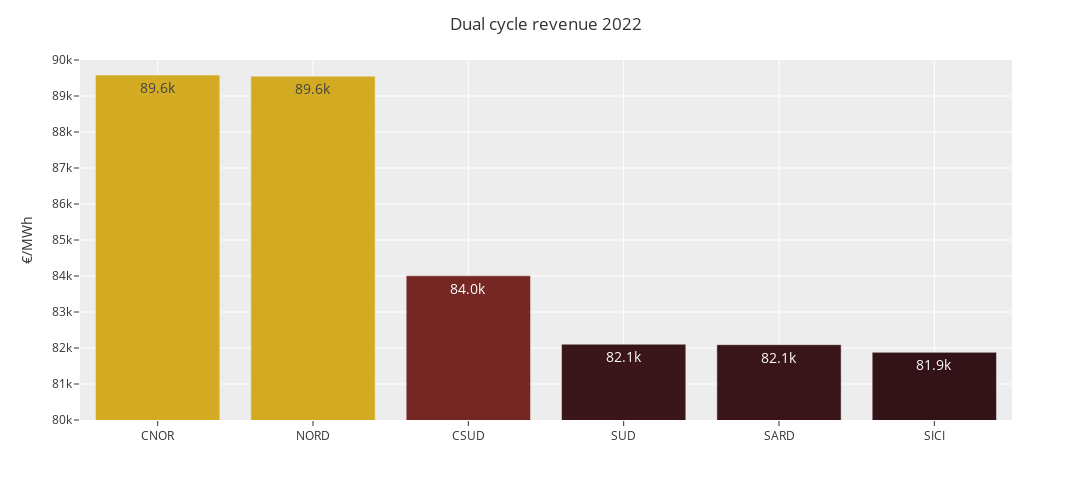

Source (notebook cell):
### Code cell
fig = px.bar(
    dual_cycle_df,
    color=dual_cycle_df.revenue.values,
    color_continuous_scale='solar',
    color_continuous_midpoint=87e3,
    text_auto='.3s'
)

fig.update_layout(
    title='Dual cycle revenue 2022',
    xaxis={'categoryorder':'total descending'},
    xaxis_title='',
    yaxis_title='€/MWh',
    yaxis_range=[80e3, 90e3],
    template='ggplot2',
    width=1200,
    height=500
)
fig.update_coloraxes(showscale=False)
fig.update_traces(textfont_size=14, textposition='inside')

fig.write_image('../figures/dual-cycle-rev.jpeg', scale=5, engine='orca')
fig

### Figure 1 — Plotly figure (JSON) as saved in the notebook; plotly's stock layout.template omitted (floating-point values rounded to 4 significant figures)
{"data": [{"alignmentgroup": "True", "hovertemplate": "index=%{x}<br>value=%{y}<br>color=%{marker.color}<extra></extra>", "legendgroup": "", "marker": {"color": [89550.0, 89580.0, 84010.0, 82100.0, 81880.0, 82090.0], "coloraxis": "coloraxis", "pattern": {"shape": ""}}, "name": "", "offsetgroup": "", "orientation": "v", "showlegend": false, "textfont": {"size": 14}, "textposition": "inside", "texttemplate": "%{y:.3s}", "type": "bar", "x": ["NORD", "CNOR", "CSUD", "SUD", "SICI", "SARD"], "xaxis": "x", "y": [89550.0, 89580.0, 84010.0, 82100.0, 81880.0, 82090.0], "yaxis": "y"}], "layout": {"barmode": "relative", "coloraxis": {"cmid": 87000, "colorbar": {"title": {"text": "color"}}, "colorscale": [[0, "rgb(51, 19, 23)"], [0.09091, "rgb(79, 28, 33)"], [0.1818, "rgb(108, 36, 36)"], [0.2727, "rgb(135, 47, 32)"], [0.3636, "rgb(157, 66, 25)"], [0.4545, "rgb(174, 88, 20)"], [0.5455, "rgb(188, 111, 19)"], [0.6364, "rgb(199, 137, 22)"], [0.7273, "rgb(209, 164, 32)"], [0.8182, "rgb(217, 192, 44)"], [0.9091, "rgb(222, 222, 59)"], [1, "rgb(224, 253, 74)"]], "showscale": false}, "height": 500, "legend": {"tracegroupgap": 0}, "margin": {"t": 60}, "title": {"text": "Dual cycle revenue 2022"}, "width": 1200, "xaxis": {"anchor": "y", "categoryorder": "total descending", "domain": [0, 1], "title": {"text": ""}}, "yaxis": {"anchor": "x", "domain": [0, 1], "range": [80000, 90000], "title": {"text": "€/MWh"}}}}
